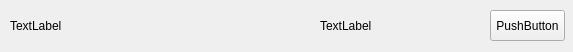
<?xml version="1.0" encoding="UTF-8"?>
<ui version="4.0">
 <class>PlaylistItemWidget</class>
 <widget class="QWidget" name="PlaylistItemWidget">
  <property name="geometry">
   <rect>
    <x>0</x>
    <y>0</y>
    <width>573</width>
    <height>52</height>
   </rect>
  </property>
  <property name="windowTitle">
   <string>Form</string>
  </property>
  <widget class="QLabel" name="lblArtist">
   <property name="geometry">
    <rect>
     <x>320</x>
     <y>10</y>
     <width>141</width>
     <height>31</height>
    </rect>
   </property>
   <property name="text">
    <string>TextLabel</string>
   </property>
  </widget>
  <widget class="QLabel" name="lblTrack">
   <property name="geometry">
    <rect>
     <x>10</x>
     <y>10</y>
     <width>281</width>
     <height>31</height>
    </rect>
   </property>
   <property name="text">
    <string>TextLabel</string>
   </property>
  </widget>
  <widget class="QPushButton" name="btnRemove">
   <property name="geometry">
    <rect>
     <x>490</x>
     <y>10</y>
     <width>75</width>
     <height>31</height>
    </rect>
   </property>
   <property name="text">
    <string>PushButton</string>
   </property>
  </widget>
 </widget>
 <resources/>
 <connections/>
</ui>
